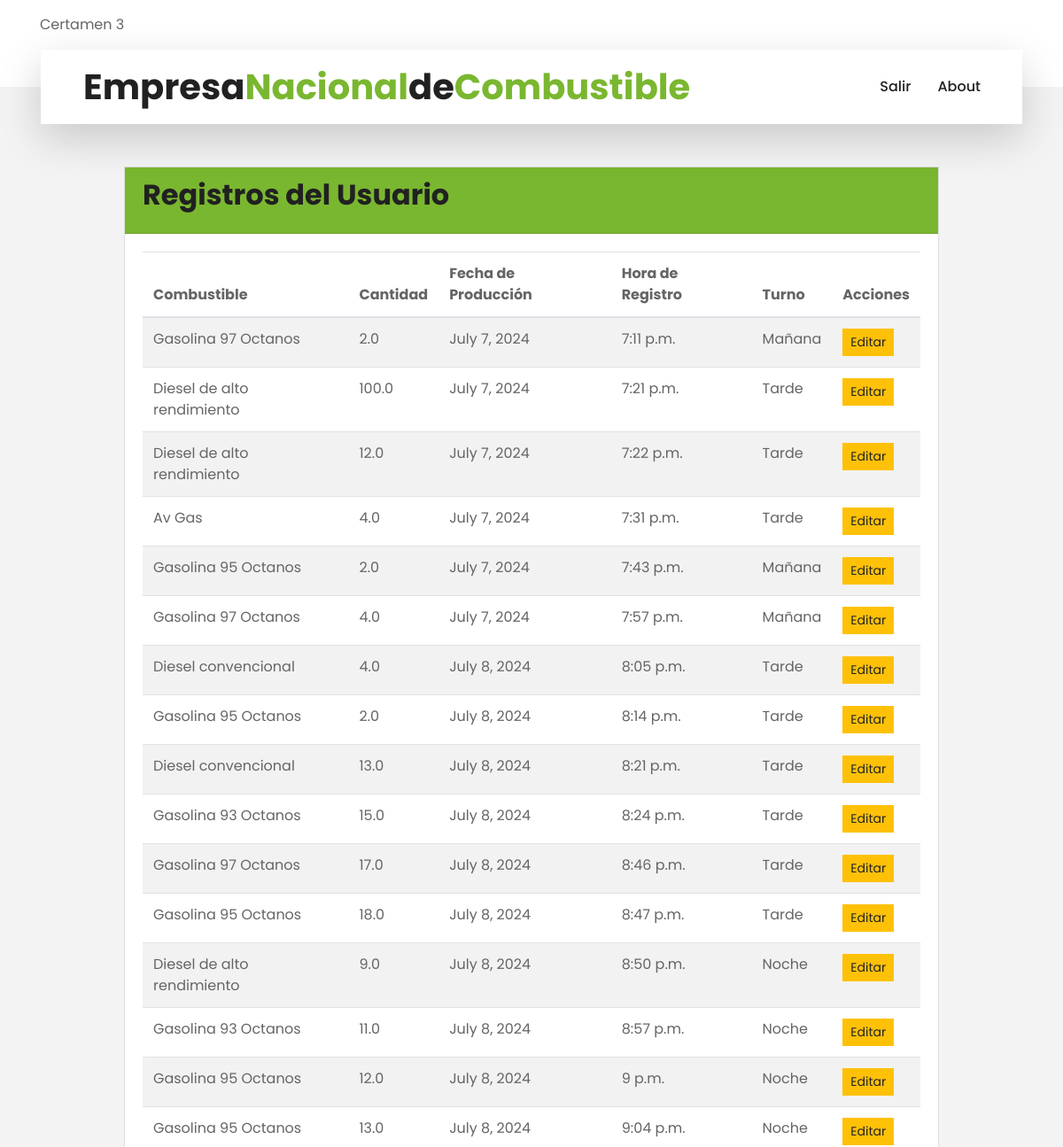
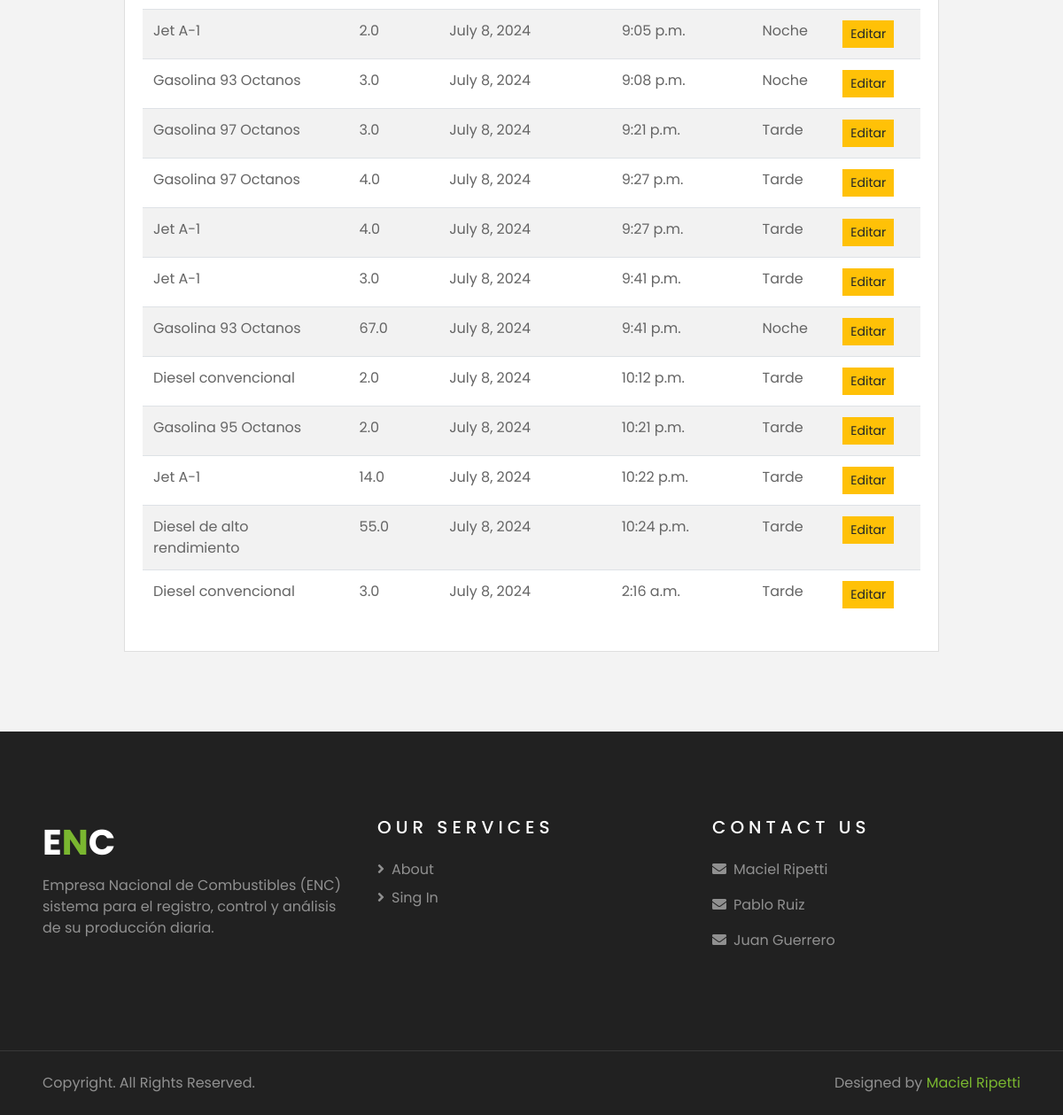
Screenshot of /registros/ (signed in) with the database file from the repository (2 pictures, top to bottom).
### core/models.py (models this page shows, shortened)
class RegistroProduccion(models.Model):
    TURNO_CHOICES = [
        ('AM', 'Mañana'),
        ('PM', 'Tarde'),
        ('MM', 'Noche'),
    ]
    combustible = models.ForeignKey(Combustible, on_delete=models.CASCADE)
    litros_producidos = models.FloatField()
    fecha_produccion = models.DateField(default=timezone.now, editable=False)
    turno = models.CharField(max_length=2, choices=TURNO_CHOICES)
    hora_registro = models.TimeField(auto_now_add=True, editable=False)
    operador = models.ForeignKey(User, on_delete=models.CASCADE)

class Combustible(models.Model):
    codigo = models.CharField(max_length=3, unique=True)
    nombre = models.CharField(max_length=100)
    planta = models.ForeignKey(Planta, on_delete=models.CASCADE)

### core/views.py (the view)
# urls.py: path('registros/', registro_views.registros, name='registros_usuario'),
@login_required
@group_required('Operador')
def registros(request):
    registros = RegistroProduccion.objects.filter(operador=request.user)
    es_operador = request.user.groups.filter(name='Operador').exists()
    return render(request, 'core/mis_registros.html', {'registros': registros, 'es_operador':es_operador})

### core/views.py (called while the page is built)
def group_required(*group_names):
    def check(user):
        if user.groups.filter(name__in=group_names).exists()    | user.is_superuser:
            return True
        else:
            return False
    return user_passes_test(check, login_url='core/index.html')

### core/templates/core/mis_registros.html (shortened to what this page needs)
{% extends 'core/base.html' %}
{% load static %}
{% block content %}
<body>
    <div class="container mt-5">
        <div class="row justify-content-center">
            <div class="col-md-10">
                <div class="card">
                    <div class="card-header bg-primary text-white">
                        <h2 class="card-title">Registros del Usuario</h2>
                    </div>
                    <div class="card-body">
                        {% if registros %}
                            <table class="table table-striped">
                                <thead>
                                    <tr>
                                        <th>Combustible</th>
                                        <th>Cantidad</th>
                                        <th>Fecha de Producción</th>
                                        <th>Hora de Registro</th>
                                        <th>Turno</th>
                                        <th>Acciones</th>
                                    </tr>
                                </thead>
                                <tbody>
                                    {% for registro in registros %}
                                        <tr>
                                            <td>{{ registro.combustible.nombre }}</td>
                                            <td>{{ registro.litros_producidos }}</td>
                                            <td>{{ registro.fecha_produccion }}</td>
                                            <td>{{ registro.hora_registro }}</td>
                                            <td>{{ registro.get_turno_display }}</td>
                                            <td>
                                                <a href="{% url 'editar_registro' registro.pk %}" class="btn btn-sm btn-warning">Editar</a>
                                            </td>
                                        </tr>
                                    {% endfor %}
                                </tbody>
                            </table>
                        {% else %}
                            <p class="text-center">No hay registros disponibles.</p>
                        {% endif %}
                    </div>
                </div>
            </div>
        </div>
    </div>
</body>
</html>
{% endblock content %}

### rows the page displays
RegistroProduccion: combustible.nombre "Gasolina 97 Octanos", litros_producidos "2.0", fecha_produccion "July 7, 2024", hora_registro "7:11 p.m.", turno "Mañana"
RegistroProduccion: combustible.nombre "Diesel de alto rendimiento", litros_producidos "100.0", fecha_produccion "July 7, 2024", hora_registro "7:21 p.m.", turno "Tarde"
RegistroProduccion: combustible.nombre "Diesel de alto rendimiento", litros_producidos "12.0", fecha_produccion "July 7, 2024", hora_registro "7:22 p.m.", turno "Tarde"
RegistroProduccion: combustible.nombre "Av Gas", litros_producidos "4.0", fecha_produccion "July 7, 2024", hora_registro "7:31 p.m.", turno "Tarde"
RegistroProduccion: combustible.nombre "Gasolina 95 Octanos", litros_producidos "2.0", fecha_produccion "July 7, 2024", hora_registro "7:43 p.m.", turno "Mañana"
RegistroProduccion: combustible.nombre "Gasolina 97 Octanos", litros_producidos "4.0", fecha_produccion "July 7, 2024", hora_registro "7:57 p.m.", turno "Mañana"
RegistroProduccion: combustible.nombre "Diesel convencional", litros_producidos "4.0", fecha_produccion "July 8, 2024", hora_registro "8:05 p.m.", turno "Tarde"
RegistroProduccion: combustible.nombre "Gasolina 95 Octanos", litros_producidos "2.0", fecha_produccion "July 8, 2024", hora_registro "8:14 p.m.", turno "Tarde"
RegistroProduccion: combustible.nombre "Diesel convencional", litros_producidos "13.0", fecha_produccion "July 8, 2024", hora_registro "8:21 p.m.", turno "Tarde"
RegistroProduccion: combustible.nombre "Gasolina 93 Octanos", litros_producidos "15.0", fecha_produccion "July 8, 2024", hora_registro "8:24 p.m.", turno "Tarde"
RegistroProduccion: combustible.nombre "Gasolina 97 Octanos", litros_producidos "17.0", fecha_produccion "July 8, 2024", hora_registro "8:46 p.m.", turno "Tarde"
RegistroProduccion: combustible.nombre "Gasolina 95 Octanos", litros_producidos "18.0", fecha_produccion "July 8, 2024", hora_registro "8:47 p.m.", turno "Tarde"
RegistroProduccion: combustible.nombre "Diesel de alto rendimiento", litros_producidos "9.0", fecha_produccion "July 8, 2024", hora_registro "8:50 p.m.", turno "Noche"
RegistroProduccion: combustible.nombre "Gasolina 93 Octanos", litros_producidos "11.0", fecha_produccion "July 8, 2024", hora_registro "8:57 p.m.", turno "Noche"
RegistroProduccion: combustible.nombre "Gasolina 95 Octanos", litros_producidos "12.0", fecha_produccion "July 8, 2024", hora_registro "9 p.m.", turno "Noche"
RegistroProduccion: combustible.nombre "Gasolina 95 Octanos", litros_producidos "13.0", fecha_produccion "July 8, 2024", hora_registro "9:04 p.m.", turno "Noche"
RegistroProduccion: combustible.nombre "Jet A-1", litros_producidos "2.0", fecha_produccion "July 8, 2024", hora_registro "9:05 p.m.", turno "Noche"
RegistroProduccion: combustible.nombre "Gasolina 93 Octanos", litros_producidos "3.0", fecha_produccion "July 8, 2024", hora_registro "9:08 p.m.", turno "Noche"
RegistroProduccion: combustible.nombre "Gasolina 97 Octanos", litros_producidos "3.0", fecha_produccion "July 8, 2024", hora_registro "9:21 p.m.", turno "Tarde"
RegistroProduccion: combustible.nombre "Gasolina 97 Octanos", litros_producidos "4.0", fecha_produccion "July 8, 2024", hora_registro "9:27 p.m.", turno "Tarde"
RegistroProduccion: combustible.nombre "Jet A-1", litros_producidos "4.0", fecha_produccion "July 8, 2024", hora_registro "9:27 p.m.", turno "Tarde"
RegistroProduccion: combustible.nombre "Jet A-1", litros_producidos "3.0", fecha_produccion "July 8, 2024", hora_registro "9:41 p.m.", turno "Tarde"
RegistroProduccion: combustible.nombre "Gasolina 93 Octanos", litros_producidos "67.0", fecha_produccion "July 8, 2024", hora_registro "9:41 p.m.", turno "Noche"
RegistroProduccion: combustible.nombre "Diesel convencional", litros_producidos "2.0", fecha_produccion "July 8, 2024", hora_registro "10:12 p.m.", turno "Tarde"
RegistroProduccion: combustible.nombre "Gasolina 95 Octanos", litros_producidos "2.0", fecha_produccion "July 8, 2024", hora_registro "10:21 p.m.", turno "Tarde"
RegistroProduccion: combustible.nombre "Jet A-1", litros_producidos "14.0", fecha_produccion "July 8, 2024", hora_registro "10:22 p.m.", turno "Tarde"
RegistroProduccion: combustible.nombre "Diesel de alto rendimiento", litros_producidos "55.0", fecha_produccion "July 8, 2024", hora_registro "10:24 p.m.", turno "Tarde"
RegistroProduccion: combustible.nombre "Diesel convencional", litros_producidos "3.0", fecha_produccion "July 8, 2024", hora_registro "2:16 a.m.", turno "Tarde"
